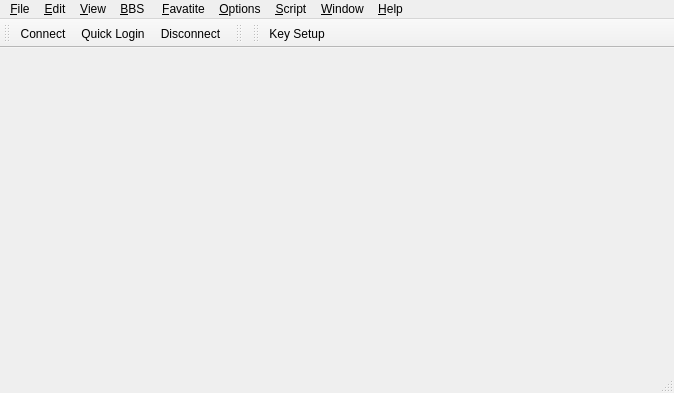
<?xml version="1.0" encoding="UTF-8"?>
<ui version="4.0">
 <class>Frame</class>
 <widget class="QMainWindow" name="Frame">
  <property name="geometry">
   <rect>
    <x>0</x>
    <y>0</y>
    <width>674</width>
    <height>393</height>
   </rect>
  </property>
  <property name="windowTitle">
   <string>QTerm</string>
  </property>
  <widget class="QMdiArea" name="mdiArea"/>
  <widget class="QMenuBar" name="menubar">
   <property name="geometry">
    <rect>
     <x>0</x>
     <y>0</y>
     <width>674</width>
     <height>20</height>
    </rect>
   </property>
   <widget class="QMenu" name="menuFile">
    <property name="title">
     <string>&amp;File</string>
    </property>
    <addaction name="actionConsole"/>
    <addaction name="actionNew_ANSI"/>
    <addaction name="actionOpen_ANSI"/>
    <addaction name="separator"/>
    <addaction name="actionSave"/>
    <addaction name="actionSave_As"/>
    <addaction name="actionClose"/>
    <addaction name="separator"/>
    <addaction name="actionQuick_Login"/>
    <addaction name="actionAddressBook"/>
    <addaction name="separator"/>
    <addaction name="actionPrint_Preview"/>
    <addaction name="actionPrint"/>
    <addaction name="actionQuit"/>
   </widget>
   <widget class="QMenu" name="menuView">
    <property name="title">
     <string>&amp;View</string>
    </property>
    <widget class="QMenu" name="menuLanguage">
     <property name="title">
      <string>Language</string>
     </property>
     <addaction name="actionEnglish"/>
     <addaction name="actionSimplified_Chinese"/>
     <addaction name="actionTraditional_Chinese"/>
    </widget>
    <widget class="QMenu" name="menuTheme">
     <property name="title">
      <string>Theme</string>
     </property>
    </widget>
    <widget class="QMenu" name="menuToolbar">
     <property name="title">
      <string>Toolbar</string>
     </property>
    </widget>
    <widget class="QMenu" name="menuScrollbar">
     <property name="title">
      <string>Scrollbar</string>
     </property>
     <addaction name="actionScroll_Hide"/>
     <addaction name="actionScroll_Left"/>
     <addaction name="actionScroll_Right"/>
    </widget>
    <addaction name="actionFont"/>
    <addaction name="menuLanguage"/>
    <addaction name="menuTheme"/>
    <addaction name="separator"/>
    <addaction name="actionStatusbar"/>
    <addaction name="menuToolbar"/>
    <addaction name="menuScrollbar"/>
    <addaction name="actionFullscreen"/>
    <addaction name="actionRefresh"/>
    <addaction name="actionBoss_Color"/>
   </widget>
   <widget class="QMenu" name="menuEdit">
    <property name="title">
     <string>&amp;Edit</string>
    </property>
    <widget class="QMenu" name="menuPaste_w_Color">
     <property name="title">
      <string>Paste w Color</string>
     </property>
     <addaction name="actionNone_Color"/>
     <addaction name="actionESC_ESC"/>
     <addaction name="actionCtrl_U"/>
     <addaction name="actionCustom"/>
    </widget>
    <widget class="QMenu" name="menuClipboard_Conversion">
     <property name="title">
      <string>Clipboard Conversion</string>
     </property>
     <addaction name="actionNone"/>
     <addaction name="actionCHS_CHT"/>
     <addaction name="actionCHT_CHS"/>
    </widget>
    <addaction name="actionCut"/>
    <addaction name="actionCopy"/>
    <addaction name="actionPaste"/>
    <addaction name="separator"/>
    <addaction name="actionAuto_Copy"/>
    <addaction name="actionRectangle_Selection"/>
    <addaction name="actionPaste_w_Wordwrap"/>
    <addaction name="separator"/>
    <addaction name="actionCopy_w_Color"/>
    <addaction name="menuPaste_w_Color"/>
    <addaction name="separator"/>
    <addaction name="actionSymbols"/>
    <addaction name="menuClipboard_Conversion"/>
   </widget>
   <widget class="QMenu" name="menuFavatite">
    <property name="title">
     <string>&amp;Favatite</string>
    </property>
    <addaction name="actionAdd_to_favarites"/>
    <addaction name="actionManage_Favarites"/>
    <addaction name="separator"/>
   </widget>
   <widget class="QMenu" name="menuBBS">
    <property name="title">
     <string>&amp;BBS </string>
    </property>
    <addaction name="actionCopy_Article"/>
    <addaction name="actionAuto_Reply"/>
    <addaction name="actionAnti_idle"/>
    <addaction name="actionSupport_Mouse"/>
    <addaction name="actionBeep_on_message"/>
    <addaction name="actionView_Message"/>
    <addaction name="actionArticle_Manager"/>
    <addaction name="actionImage_Viewer"/>
   </widget>
   <widget class="QMenu" name="menuOptions">
    <property name="title">
     <string>&amp;Options</string>
    </property>
    <addaction name="actionCurrent_Session_Setting"/>
    <addaction name="actionDefault_Session_Setting"/>
    <addaction name="actionPreference"/>
    <addaction name="separator"/>
    <addaction name="actionConfigure_Shortcuts"/>
    <addaction name="actionConfigure_Toolbars"/>
   </widget>
   <widget class="QMenu" name="menuScript">
    <property name="title">
     <string>&amp;Script</string>
    </property>
    <addaction name="actionRun"/>
    <addaction name="actionStop"/>
    <addaction name="actionDebug_Console"/>
    <addaction name="actionReload_Script"/>
   </widget>
   <widget class="QMenu" name="menuHelp">
    <property name="title">
     <string>&amp;Help</string>
    </property>
    <addaction name="actionQTerm_Online"/>
    <addaction name="actionContents"/>
    <addaction name="actionWhat_s_this"/>
    <addaction name="separator"/>
    <addaction name="actionAbout_QTerm"/>
    <addaction name="actionAbout_Qt"/>
   </widget>
   <widget class="QMenu" name="menuWindow">
    <property name="title">
     <string>&amp;Window</string>
    </property>
   </widget>
   <addaction name="menuFile"/>
   <addaction name="menuEdit"/>
   <addaction name="menuView"/>
   <addaction name="menuBBS"/>
   <addaction name="menuFavatite"/>
   <addaction name="menuOptions"/>
   <addaction name="menuScript"/>
   <addaction name="menuWindow"/>
   <addaction name="menuHelp"/>
  </widget>
  <widget class="QStatusBar" name="statusbar"/>
  <widget class="QToolBar" name="terminalToolBar">
   <property name="windowTitle">
    <string>Terminal</string>
   </property>
   <property name="orientation">
    <enum>Qt::Horizontal</enum>
   </property>
   <attribute name="toolBarArea">
    <enum>TopToolBarArea</enum>
   </attribute>
   <attribute name="toolBarBreak">
    <bool>false</bool>
   </attribute>
   <addaction name="actionConnect"/>
   <addaction name="actionQuick_Login"/>
   <addaction name="actionDisconnect"/>
  </widget>
  <widget class="QToolBar" name="mainToolBar">
   <property name="windowTitle">
    <string>Main</string>
   </property>
   <attribute name="toolBarArea">
    <enum>TopToolBarArea</enum>
   </attribute>
   <attribute name="toolBarBreak">
    <bool>false</bool>
   </attribute>
  </widget>
  <widget class="QToolBar" name="keyToolBar">
   <property name="windowTitle">
    <string>Key Setup</string>
   </property>
   <attribute name="toolBarArea">
    <enum>TopToolBarArea</enum>
   </attribute>
   <attribute name="toolBarBreak">
    <bool>false</bool>
   </attribute>
   <addaction name="actionKey_Setup"/>
  </widget>
  <action name="actionQuick_Login">
   <property name="icon">
    <iconset resource="../qterm.qrc">
     <normaloff>:/pic/quick.png</normaloff>:/pic/quick.png</iconset>
   </property>
   <property name="text">
    <string>Quick Login</string>
   </property>
   <property name="whatsThis">
    <string>This provides an express way to connect.</string>
   </property>
  </action>
  <action name="actionAddressBook">
   <property name="icon">
    <iconset resource="../qterm.qrc">
     <normaloff>:/pic/addr.png</normaloff>:/pic/addr.png</iconset>
   </property>
   <property name="text">
    <string>&amp;AddressBook</string>
   </property>
  </action>
  <action name="actionNew_ANSI">
   <property name="text">
    <string>New ANSI</string>
   </property>
  </action>
  <action name="actionOpen_ANSI">
   <property name="text">
    <string>Open ANSI</string>
   </property>
  </action>
  <action name="actionQuit">
   <property name="text">
    <string>&amp;Quit</string>
   </property>
   <property name="iconText">
    <string>Quit</string>
   </property>
   <property name="toolTip">
    <string>Quit</string>
   </property>
   <property name="whatsThis">
    <string>This will close all windows. You will be prompted to confirm disconnent active sessions or save modified files.</string>
   </property>
  </action>
  <action name="actionSave">
   <property name="text">
    <string>Save</string>
   </property>
  </action>
  <action name="actionSave_As">
   <property name="text">
    <string>Save As...</string>
   </property>
  </action>
  <action name="actionConsole">
   <property name="text">
    <string>New &amp;Console</string>
   </property>
  </action>
  <action name="actionCopy">
   <property name="icon">
    <iconset resource="../qterm.qrc">
     <normaloff>:/pic/copy.png</normaloff>:/pic/copy.png</iconset>
   </property>
   <property name="text">
    <string>&amp;Copy</string>
   </property>
  </action>
  <action name="actionPaste">
   <property name="icon">
    <iconset resource="../qterm.qrc">
     <normaloff>:/pic/paste.png</normaloff>:/pic/paste.png</iconset>
   </property>
   <property name="text">
    <string>&amp;Paste</string>
   </property>
  </action>
  <action name="actionCopy_w_Color">
   <property name="checkable">
    <bool>true</bool>
   </property>
   <property name="icon">
    <iconset resource="../qterm.qrc">
     <normaloff>:/pic/color-copy.png</normaloff>:/pic/color-copy.png</iconset>
   </property>
   <property name="text">
    <string>Copy w Color</string>
   </property>
  </action>
  <action name="actionPaste_w_Wordwrap">
   <property name="checkable">
    <bool>true</bool>
   </property>
   <property name="text">
    <string>Paste w Wordwrap</string>
   </property>
  </action>
  <action name="actionRectangle_Selection">
   <property name="icon">
    <iconset resource="../qterm.qrc">
     <normaloff>:/pic/rect.png</normaloff>:/pic/rect.png</iconset>
   </property>
   <property name="text">
    <string>Rectangle Selection</string>
   </property>
  </action>
  <action name="actionAuto_Copy">
   <property name="checkable">
    <bool>true</bool>
   </property>
   <property name="text">
    <string>&amp;Auto Copy</string>
   </property>
  </action>
  <action name="actionSymbols">
   <property name="text">
    <string>Symbols</string>
   </property>
   <property name="toolTip">
    <string>Symbols</string>
   </property>
  </action>
  <action name="actionFullscreen">
   <property name="checkable">
    <bool>true</bool>
   </property>
   <property name="text">
    <string>&amp;Fullscreen</string>
   </property>
  </action>
  <action name="actionDefault_Session_Setting">
   <property name="text">
    <string>Default Session Setting</string>
   </property>
  </action>
  <action name="actionPreference">
   <property name="icon">
    <iconset resource="../qterm.qrc">
     <normaloff>:/pic/pref.png</normaloff>:/pic/pref.png</iconset>
   </property>
   <property name="text">
    <string>&amp;Preference</string>
   </property>
  </action>
  <action name="actionAdd_to_favarites">
   <property name="text">
    <string>Add to favarites</string>
   </property>
  </action>
  <action name="actionManage_Favarites">
   <property name="text">
    <string>Manage Favarites ...</string>
   </property>
  </action>
  <action name="actionCopy_Article">
   <property name="icon">
    <iconset>
     <normaloff>:/pic/copyarticle.png</normaloff>:/pic/copyarticle.png</iconset>
   </property>
   <property name="text">
    <string>&amp;Copy Article</string>
   </property>
  </action>
  <action name="actionAuto_Reply">
   <property name="checkable">
    <bool>true</bool>
   </property>
   <property name="text">
    <string>&amp;Auto Reply</string>
   </property>
  </action>
  <action name="actionSupport_Mouse">
   <property name="checkable">
    <bool>true</bool>
   </property>
   <property name="icon">
    <iconset resource="../qterm.qrc">
     <normaloff>:/pic/mouse.png</normaloff>:/pic/mouse.png</iconset>
   </property>
   <property name="text">
    <string>Support &amp;Mouse</string>
   </property>
  </action>
  <action name="actionBeep_on_message">
   <property name="checkable">
    <bool>true</bool>
   </property>
   <property name="icon">
    <iconset resource="../qterm.qrc">
     <normaloff>:/pic/sound.png</normaloff>:/pic/sound.png</iconset>
   </property>
   <property name="text">
    <string>&amp;Beep on message</string>
   </property>
  </action>
  <action name="actionConfigure_Shortcuts">
   <property name="text">
    <string>Configure Shortcuts</string>
   </property>
  </action>
  <action name="actionView_Message">
   <property name="icon">
    <iconset resource="../qterm.qrc">
     <normaloff>:/pic/message.png</normaloff>:/pic/message.png</iconset>
   </property>
   <property name="text">
    <string>&amp;View Message </string>
   </property>
  </action>
  <action name="actionRun">
   <property name="text">
    <string>Run...</string>
   </property>
  </action>
  <action name="actionStop">
   <property name="text">
    <string>Stop</string>
   </property>
  </action>
  <action name="actionContents">
   <property name="text">
    <string>Contents...</string>
   </property>
  </action>
  <action name="actionAbout_QTerm">
   <property name="text">
    <string>About QTerm</string>
   </property>
  </action>
  <action name="actionAbout_Qt">
   <property name="text">
    <string>About Qt</string>
   </property>
  </action>
  <action name="actionPrint">
   <property name="text">
    <string>Print</string>
   </property>
  </action>
  <action name="actionPrint_Preview">
   <property name="text">
    <string>Print Preview</string>
   </property>
  </action>
  <action name="actionClose">
   <property name="text">
    <string>Close</string>
   </property>
  </action>
  <action name="actionAnti_idle">
   <property name="checkable">
    <bool>true</bool>
   </property>
   <property name="icon">
    <iconset resource="../qterm.qrc">
     <normaloff>:/pic/anti-idle.png</normaloff>:/pic/anti-idle.png</iconset>
   </property>
   <property name="text">
    <string>Anti-&amp;idle</string>
   </property>
  </action>
  <action name="actionDebug_Console">
   <property name="text">
    <string>Debug Console</string>
   </property>
  </action>
  <action name="actionWhat_s_this">
   <property name="text">
    <string>What's this?</string>
   </property>
  </action>
  <action name="actionQTerm_Online">
   <property name="text">
    <string>QTerm Online</string>
   </property>
  </action>
  <action name="actionConfigure_Toolbars">
   <property name="text">
    <string>Configure Toolbars</string>
   </property>
  </action>
  <action name="actionCut">
   <property name="text">
    <string>Cu&amp;t</string>
   </property>
  </action>
  <action name="actionFont">
   <property name="icon">
    <iconset resource="../qterm.qrc">
     <normaloff>:/pic/fonts.png</normaloff>:/pic/fonts.png</iconset>
   </property>
   <property name="text">
    <string>UI Font</string>
   </property>
  </action>
  <action name="actionStatusbar">
   <property name="checkable">
    <bool>true</bool>
   </property>
   <property name="text">
    <string>Statusbar</string>
   </property>
   <property name="toolTip">
    <string>Show/Hide Statusbar</string>
   </property>
   <property name="whatsThis">
    <string>Show/Hide Statusbar</string>
   </property>
  </action>
  <action name="actionArticle_Manager">
   <property name="text">
    <string>Article Manager</string>
   </property>
  </action>
  <action name="actionRefresh">
   <property name="icon">
    <iconset resource="../qterm.qrc">
     <normaloff>:/pic/refresh.png</normaloff>:/pic/refresh.png</iconset>
   </property>
   <property name="text">
    <string>Refresh</string>
   </property>
  </action>
  <action name="actionReload_Script">
   <property name="text">
    <string>Reload Script</string>
   </property>
  </action>
  <action name="actionImage_Viewer">
   <property name="text">
    <string>Image Viewer</string>
   </property>
  </action>
  <action name="actionNone">
   <property name="checkable">
    <bool>true</bool>
   </property>
   <property name="text">
    <string>None</string>
   </property>
  </action>
  <action name="actionCHS_CHT">
   <property name="checkable">
    <bool>true</bool>
   </property>
   <property name="text">
    <string>CHS -&gt; CHT</string>
   </property>
  </action>
  <action name="actionCHT_CHS">
   <property name="checkable">
    <bool>true</bool>
   </property>
   <property name="text">
    <string>CHT -&gt; CHS</string>
   </property>
  </action>
  <action name="actionEnglish">
   <property name="checkable">
    <bool>true</bool>
   </property>
   <property name="text">
    <string>English</string>
   </property>
  </action>
  <action name="actionNone_Color">
   <property name="checkable">
    <bool>true</bool>
   </property>
   <property name="text">
    <string>None</string>
   </property>
  </action>
  <action name="actionESC_ESC">
   <property name="checkable">
    <bool>true</bool>
   </property>
   <property name="text">
    <string>ESC ESC [</string>
   </property>
  </action>
  <action name="actionCtrl_U">
   <property name="checkable">
    <bool>true</bool>
   </property>
   <property name="text">
    <string>Ctrl+U [</string>
   </property>
  </action>
  <action name="actionCustom">
   <property name="checkable">
    <bool>true</bool>
   </property>
   <property name="text">
    <string>Custom ...</string>
   </property>
  </action>
  <action name="actionSimplified_Chinese">
   <property name="checkable">
    <bool>true</bool>
   </property>
   <property name="text">
    <string>Simplified Chinese</string>
   </property>
  </action>
  <action name="actionTraditional_Chinese">
   <property name="checkable">
    <bool>true</bool>
   </property>
   <property name="text">
    <string>Traditional Chinese</string>
   </property>
  </action>
  <action name="actionKey_Setup">
   <property name="icon">
    <iconset resource="../qterm.qrc">
     <normaloff>:/pic/keys.png</normaloff>:/pic/keys.png</iconset>
   </property>
   <property name="text">
    <string>Key Setup</string>
   </property>
   <property name="toolTip">
    <string>Key Setup</string>
   </property>
  </action>
  <action name="actionDisconnect">
   <property name="icon">
    <iconset resource="../qterm.qrc">
     <normaloff>:/pic/disconnect.png</normaloff>:/pic/disconnect.png</iconset>
   </property>
   <property name="text">
    <string>Disconnect</string>
   </property>
   <property name="toolTip">
    <string>Disconnect</string>
   </property>
  </action>
  <action name="actionConnect">
   <property name="icon">
    <iconset resource="../qterm.qrc">
     <normaloff>:/pic/connect.png</normaloff>:/pic/connect.png</iconset>
   </property>
   <property name="text">
    <string>Connect</string>
   </property>
   <property name="toolTip">
    <string>Connect</string>
   </property>
  </action>
  <action name="actionScroll_Hide">
   <property name="checkable">
    <bool>true</bool>
   </property>
   <property name="text">
    <string>Hide</string>
   </property>
   <property name="toolTip">
    <string>Hide Scrollbar</string>
   </property>
  </action>
  <action name="actionScroll_Left">
   <property name="checkable">
    <bool>true</bool>
   </property>
   <property name="text">
    <string>Left</string>
   </property>
  </action>
  <action name="actionScroll_Right">
   <property name="checkable">
    <bool>true</bool>
   </property>
   <property name="text">
    <string>Right</string>
   </property>
  </action>
  <action name="actionCurrent_Session_Setting">
   <property name="text">
    <string>Current Session Setting</string>
   </property>
  </action>
  <action name="actionMenubar">
   <property name="checkable">
    <bool>true</bool>
   </property>
   <property name="text">
    <string>MenuBar</string>
   </property>
  </action>
  <action name="actionBoss_Color">
   <property name="checkable">
    <bool>true</bool>
   </property>
   <property name="text">
    <string>Boss Color</string>
   </property>
  </action>
 </widget>
 <resources>
  <include location="../qterm.qrc"/>
 </resources>
 <connections/>
</ui>
